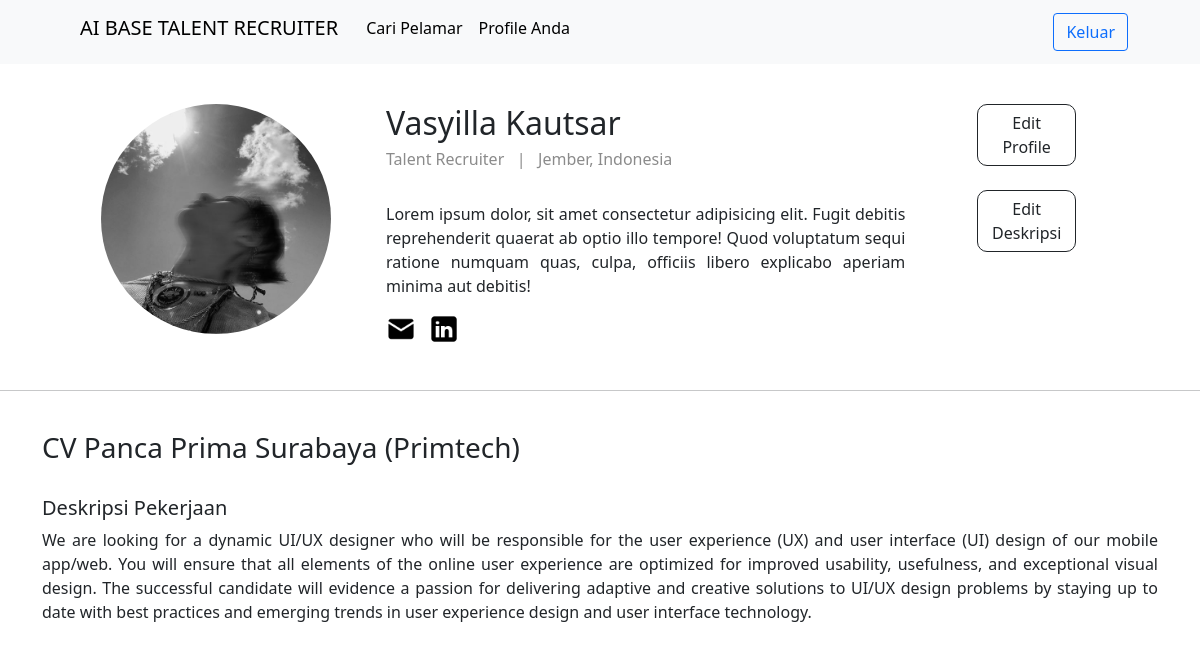
The page /prototype/profil.php (signed in) on the database its author committed.
### tables this page shows
CREATE TABLE `user` (
  `id_user` int(2) NOT NULL,
  `nama` varchar(40) NOT NULL,
  `linkedin` varchar(50) NOT NULL,
  `email` varchar(20) NOT NULL,
  `password` varchar(10) NOT NULL,
  `city` varchar(30) NOT NULL,
  `bio` text NOT NULL,
  `foto` varchar(40) NOT NULL
);

### prototype/profil.php (the view, shortened to what this page needs)
<?php
require ('koneksi.php');
$sesID = $_SESSION['id'];
$path = 'assets/img/';
    $query = "SELECT * FROM user WHERE id_user='$sesID'";
    $result = mysqli_query($koneksi, $query) or die (mysql_error());
    while ($row = mysqli_fetch_array($result)){
        $nama = $row['nama'];
        $linkedin = $row['linkedin'];
        $city = $row['city'];
        $bio = $row['bio'];
        $foto = $row['foto'];
}
?>
<!DOCTYPE html>
<html lang="en">
<head>
  <link href="https://cdn.jsdelivr.net/npm/bootstrap@5.1.3/dist/css/bootstrap.min.css" rel="stylesheet">
</head>
<body>
  <nav class="navbar navbar-expand-sm bg-light" style="padding-left: 60px; padding-right: 60px;">
    <div class="container-fluid ">
      <ul class="navbar-nav">
        <li class="nav-item">
          <a class="nav-link" style="color: black; padding-right: 20px;" href="#"><h5>AI BASE TALENT RECRUITER</h5></a>
        </li>
        <li class="nav-item">
          <a class="nav-link" style="color: black;" href="index.php">Cari Pelamar</a>
        </li>
        <li class="nav-item">
          <a class="nav-link" style="color: black;" href="profil.php">Profile Anda</a>
        </li>
      </ul>
        <a href="logout.php"><button type="button" class="btn btn-outline-primary">Keluar</button></a>
    </div>
  </nav>
	<div class="container-fluid" style="padding-left:100px; padding-right:100px; padding-top: 10px;">
		<div class="row">
			<div class="col-sm-3">
				<div class="container" style="padding-top: 30px;
																			display: flex;
																			flex-direction: column;
																			justify-content: center;
																			align-items: center;">
					<img src="<?php echo $path.$foto;?>" class="card-img-top" alt="avatar"
					style="border-radius:115px; width: 230px; height: 230px; ">
				</div>
			</div>
			<div class="col-sm-7">
				<div class="container" style="padding-top: 30px; padding-left: 30px;">
					<h2><?php echo $nama;?></h2>
					<h6 style="color: #8b8b8b;">Talent Recruiter &nbsp;&nbsp;| &nbsp;&nbsp;<?php echo $city;?></h6>&nbsp;
					<p style="text-align: justify;"><?php echo $bio;?></p>
						<input type="image" src="assets\img\icons8-mail-40.png" width="30" height="30"> &nbsp;
						<a href="https://<?php echo $linkedin;?>"><input type="image" src="assets\img\icons8-linkedin-40.png" width="30" height="30"></a>
				</div>
			</div>
			<div class="col-sm-2">
				<div class="container" style="padding-top: 30px;
																			display: flex;
																			flex-direction: column;
																			justify-content: left;
																			align-items: left;">
					<button type="button" class="btn btn-outline-dark" style="border-radius:10px;">Edit Profile  </button><br>
					<button type="button" class="btn btn-outline-dark" style="border-radius:10px;">Edit Deskripsi</button>
				</div>
			</div>
		</div>&nbsp;
	</div><hr/>
  <div class="container">
    &nbsp;<h3> CV Panca Prima Surabaya (Primtech)</h3>
    &nbsp;<h5>Deskripsi Pekerjaan</h5>
    <p style="text-align: justify;">We are looking for a dynamic UI/UX designer who will be responsible for the user experience (UX)
      and user interface (UI) design of our mobile app/web. You will ensure that all elements of the online
      user experience are optimized for improved usability, usefulness, and exceptional visual design.
      The successful candidate will evidence a passion for delivering adaptive and creative solutions
      to UI/UX design problems by staying up to date with best practices and emerging trends in user
      experience design and user interface technology.
    </p>&nbsp;
  </div><br><br>
</body>
</html>

### rows shown on the page
user: foto (picture), nama "Vasyilla Kautsar", city "Jember, Indonesia", bio "Lorem ipsum dolor, sit amet consectetur adipisicing elit. Fugit debitis reprehenderit quaerat ab optio illo tempore! Quod voluptatum sequi ratione numquam quas, culpa, officiis libero explicabo aperiam minima aut debitis!"
